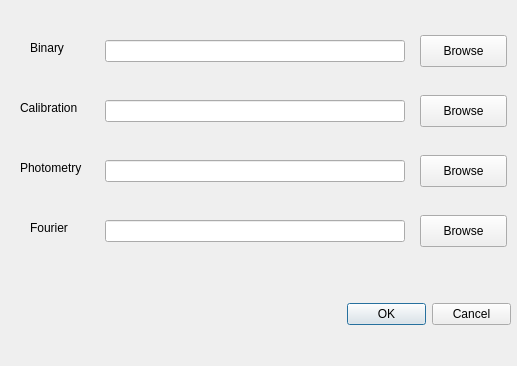
<?xml version="1.0" encoding="UTF-8"?>
<ui version="4.0">
 <class>DirectoryDialog</class>
 <widget class="QDialog" name="DirectoryDialog">
  <property name="geometry">
   <rect>
    <x>0</x>
    <y>0</y>
    <width>517</width>
    <height>366</height>
   </rect>
  </property>
  <property name="focusPolicy">
   <enum>Qt::NoFocus</enum>
  </property>
  <property name="windowTitle">
   <string>Dialog</string>
  </property>
  <property name="styleSheet">
   <string notr="true"/>
  </property>
  <widget class="QLabel" name="binlabel">
   <property name="geometry">
    <rect>
     <x>30</x>
     <y>40</y>
     <width>39</width>
     <height>16</height>
    </rect>
   </property>
   <property name="sizePolicy">
    <sizepolicy hsizetype="Fixed" vsizetype="Preferred">
     <horstretch>0</horstretch>
     <verstretch>0</verstretch>
    </sizepolicy>
   </property>
   <property name="text">
    <string>Binary</string>
   </property>
  </widget>
  <widget class="QLabel" name="callabel">
   <property name="geometry">
    <rect>
     <x>20</x>
     <y>100</y>
     <width>69</width>
     <height>16</height>
    </rect>
   </property>
   <property name="text">
    <string>Calibration</string>
   </property>
  </widget>
  <widget class="QDialogButtonBox" name="buttonBox">
   <property name="geometry">
    <rect>
     <x>347</x>
     <y>298</y>
     <width>164</width>
     <height>32</height>
    </rect>
   </property>
   <property name="orientation">
    <enum>Qt::Horizontal</enum>
   </property>
   <property name="standardButtons">
    <set>QDialogButtonBox::Cancel|QDialogButtonBox::Ok</set>
   </property>
  </widget>
  <widget class="QPushButton" name="calbrowse">
   <property name="geometry">
    <rect>
     <x>420</x>
     <y>95</y>
     <width>87</width>
     <height>32</height>
    </rect>
   </property>
   <property name="sizePolicy">
    <sizepolicy hsizetype="Fixed" vsizetype="Fixed">
     <horstretch>0</horstretch>
     <verstretch>0</verstretch>
    </sizepolicy>
   </property>
   <property name="text">
    <string>Browse</string>
   </property>
  </widget>
  <widget class="ValidatedLineEdit" name="photline">
   <property name="geometry">
    <rect>
     <x>105</x>
     <y>160</y>
     <width>300</width>
     <height>22</height>
    </rect>
   </property>
  </widget>
  <widget class="ValidatedLineEdit" name="fourierline">
   <property name="geometry">
    <rect>
     <x>105</x>
     <y>220</y>
     <width>300</width>
     <height>22</height>
    </rect>
   </property>
  </widget>
  <widget class="QLabel" name="fourierlabel">
   <property name="geometry">
    <rect>
     <x>30</x>
     <y>220</y>
     <width>46</width>
     <height>16</height>
    </rect>
   </property>
   <property name="sizePolicy">
    <sizepolicy hsizetype="Fixed" vsizetype="Preferred">
     <horstretch>0</horstretch>
     <verstretch>0</verstretch>
    </sizepolicy>
   </property>
   <property name="text">
    <string>Fourier</string>
   </property>
  </widget>
  <widget class="QLabel" name="photlabel">
   <property name="geometry">
    <rect>
     <x>20</x>
     <y>160</y>
     <width>73</width>
     <height>16</height>
    </rect>
   </property>
   <property name="text">
    <string>Photometry</string>
   </property>
  </widget>
  <widget class="QPushButton" name="photbrowse">
   <property name="enabled">
    <bool>true</bool>
   </property>
   <property name="geometry">
    <rect>
     <x>420</x>
     <y>155</y>
     <width>87</width>
     <height>32</height>
    </rect>
   </property>
   <property name="sizePolicy">
    <sizepolicy hsizetype="Fixed" vsizetype="Fixed">
     <horstretch>0</horstretch>
     <verstretch>0</verstretch>
    </sizepolicy>
   </property>
   <property name="text">
    <string>Browse</string>
   </property>
   <property name="autoDefault">
    <bool>true</bool>
   </property>
  </widget>
  <widget class="ValidatedLineEdit" name="binline">
   <property name="geometry">
    <rect>
     <x>105</x>
     <y>40</y>
     <width>300</width>
     <height>22</height>
    </rect>
   </property>
   <property name="sizePolicy">
    <sizepolicy hsizetype="Fixed" vsizetype="Fixed">
     <horstretch>0</horstretch>
     <verstretch>0</verstretch>
    </sizepolicy>
   </property>
  </widget>
  <widget class="ValidatedLineEdit" name="calline">
   <property name="geometry">
    <rect>
     <x>105</x>
     <y>100</y>
     <width>300</width>
     <height>22</height>
    </rect>
   </property>
   <property name="sizePolicy">
    <sizepolicy hsizetype="Ignored" vsizetype="Fixed">
     <horstretch>0</horstretch>
     <verstretch>0</verstretch>
    </sizepolicy>
   </property>
  </widget>
  <widget class="QPushButton" name="fourierbrowse">
   <property name="geometry">
    <rect>
     <x>420</x>
     <y>215</y>
     <width>87</width>
     <height>32</height>
    </rect>
   </property>
   <property name="sizePolicy">
    <sizepolicy hsizetype="Fixed" vsizetype="Fixed">
     <horstretch>0</horstretch>
     <verstretch>0</verstretch>
    </sizepolicy>
   </property>
   <property name="text">
    <string>Browse</string>
   </property>
  </widget>
  <widget class="QPushButton" name="binbrowse">
   <property name="geometry">
    <rect>
     <x>420</x>
     <y>35</y>
     <width>87</width>
     <height>32</height>
    </rect>
   </property>
   <property name="sizePolicy">
    <sizepolicy hsizetype="Fixed" vsizetype="Fixed">
     <horstretch>0</horstretch>
     <verstretch>0</verstretch>
    </sizepolicy>
   </property>
   <property name="text">
    <string>Browse</string>
   </property>
  </widget>
 </widget>
 <customwidgets>
  <customwidget>
   <class>ValidatedLineEdit</class>
   <extends>QLineEdit</extends>
   <header>validatedlineedit.h</header>
  </customwidget>
 </customwidgets>
 <tabstops>
  <tabstop>binline</tabstop>
  <tabstop>calline</tabstop>
  <tabstop>photline</tabstop>
  <tabstop>fourierline</tabstop>
  <tabstop>binbrowse</tabstop>
  <tabstop>calbrowse</tabstop>
  <tabstop>photbrowse</tabstop>
  <tabstop>fourierbrowse</tabstop>
  <tabstop>buttonBox</tabstop>
 </tabstops>
 <resources/>
 <connections>
  <connection>
   <sender>buttonBox</sender>
   <signal>accepted()</signal>
   <receiver>DirectoryDialog</receiver>
   <slot>accept()</slot>
   <hints>
    <hint type="sourcelabel">
     <x>248</x>
     <y>254</y>
    </hint>
    <hint type="destinationlabel">
     <x>157</x>
     <y>274</y>
    </hint>
   </hints>
  </connection>
  <connection>
   <sender>buttonBox</sender>
   <signal>rejected()</signal>
   <receiver>DirectoryDialog</receiver>
   <slot>reject()</slot>
   <hints>
    <hint type="sourcelabel">
     <x>316</x>
     <y>260</y>
    </hint>
    <hint type="destinationlabel">
     <x>286</x>
     <y>274</y>
    </hint>
   </hints>
  </connection>
 </connections>
</ui>
